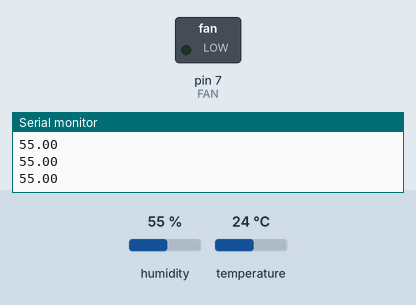
Simulated run of this sketch. Board: Arduino Uno, built with avr-gcc and run on an emulated ATmega328P. Shown: switched loads named in the sketch (green lamp = pin HIGH), the last lines printed to the serial monitor. Inputs (shaded band) come from the test bench; at power-on: humidity 55 %, temperature 24 °C.

Above: at 2.8 s.
2.9 s: humidity set to 73 %
5.6 s: humidity set to 76 %
At 7.1 s:
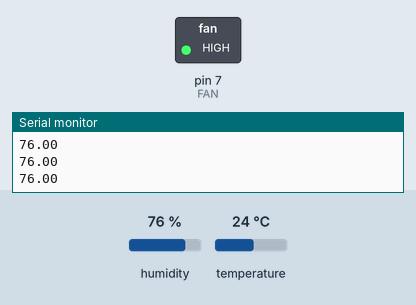
8.3 s: humidity set to 22 %
At 10.7 s:
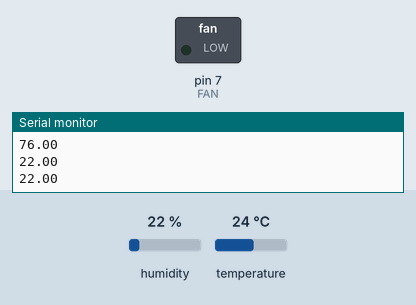
11.5 s: humidity set to 88 %
At 12.5 s:
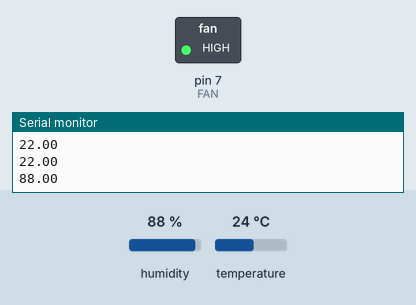
Timing chart, 0 to 14.5 s (numbered marks = the images above; inputs shaded):
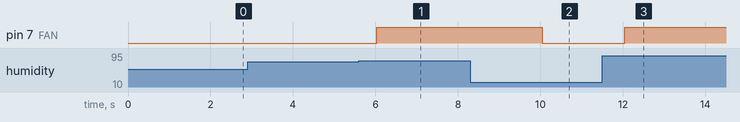

Measured:
- the behaviour switches between 74 and 75 % on humidity (found by bisection; images 0 and 1)
- after the input at 5.6 s, pin 7 (FAN): LOW → HIGH after 0.43 s
- after the input at 8.3 s, pin 7 (FAN): HIGH → LOW after 1.7 s
- after the input at 11.5 s, pin 7 (FAN): LOW → HIGH after 0.55 s

The sketch:

Arduino_Controlled__Automated_Humidity_Controller.ino
```cpp
#include "DHT.h"


#define DHTPIN 8
#define DHTTYPE DHT22

DHT dht(DHTPIN, DHTTYPE);

int FAN=7;

void setup()
{
    Serial.begin(9600);
    pinMode(FAN, OUTPUT);
}

void loop()
{

 float h = dht.readHumidity();
 Serial.println(h);

  if(h>=75)
  {
    digitalWrite(FAN,HIGH);
  }
  else
  {
    digitalWrite(FAN,LOW);
  }

  delay(500);
}
```
